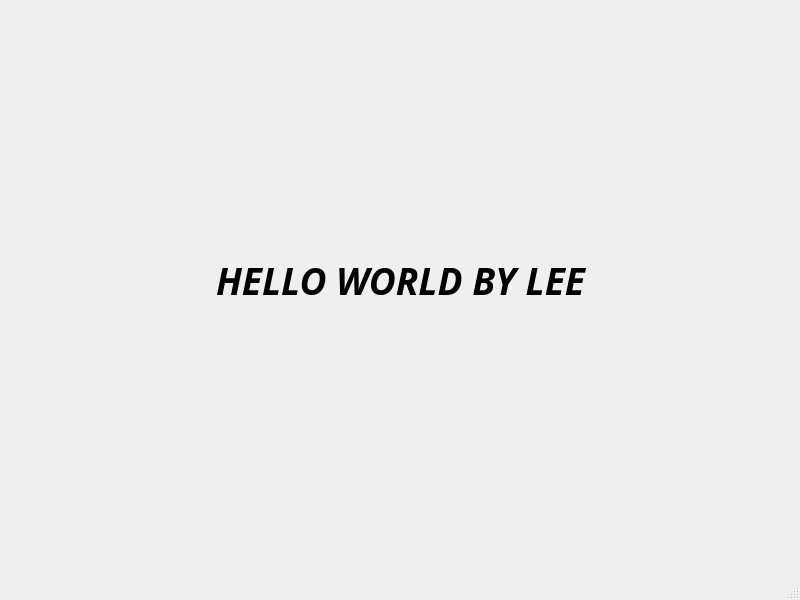
<?xml version="1.0" encoding="UTF-8"?>
<ui version="4.0">
 <class>MainWindow</class>
 <widget class="QMainWindow" name="MainWindow">
  <property name="geometry">
   <rect>
    <x>0</x>
    <y>0</y>
    <width>800</width>
    <height>600</height>
   </rect>
  </property>
  <property name="font">
   <font>
    <pointsize>28</pointsize>
    <bold>true</bold>
   </font>
  </property>
  <property name="windowTitle">
   <string>MainWindow</string>
  </property>
  <widget class="QWidget" name="centralwidget">
   <widget class="QLabel" name="label">
    <property name="geometry">
     <rect>
      <x>60</x>
      <y>150</y>
      <width>681</width>
      <height>261</height>
     </rect>
    </property>
    <property name="font">
     <font>
      <family>Sitka</family>
      <pointsize>28</pointsize>
      <italic>true</italic>
      <bold>true</bold>
     </font>
    </property>
    <property name="text">
     <string>HELLO WORLD BY LEE</string>
    </property>
    <property name="alignment">
     <set>Qt::AlignmentFlag::AlignCenter</set>
    </property>
   </widget>
  </widget>
  <widget class="QStatusBar" name="statusbar"/>
 </widget>
 <resources/>
 <connections/>
</ui>
